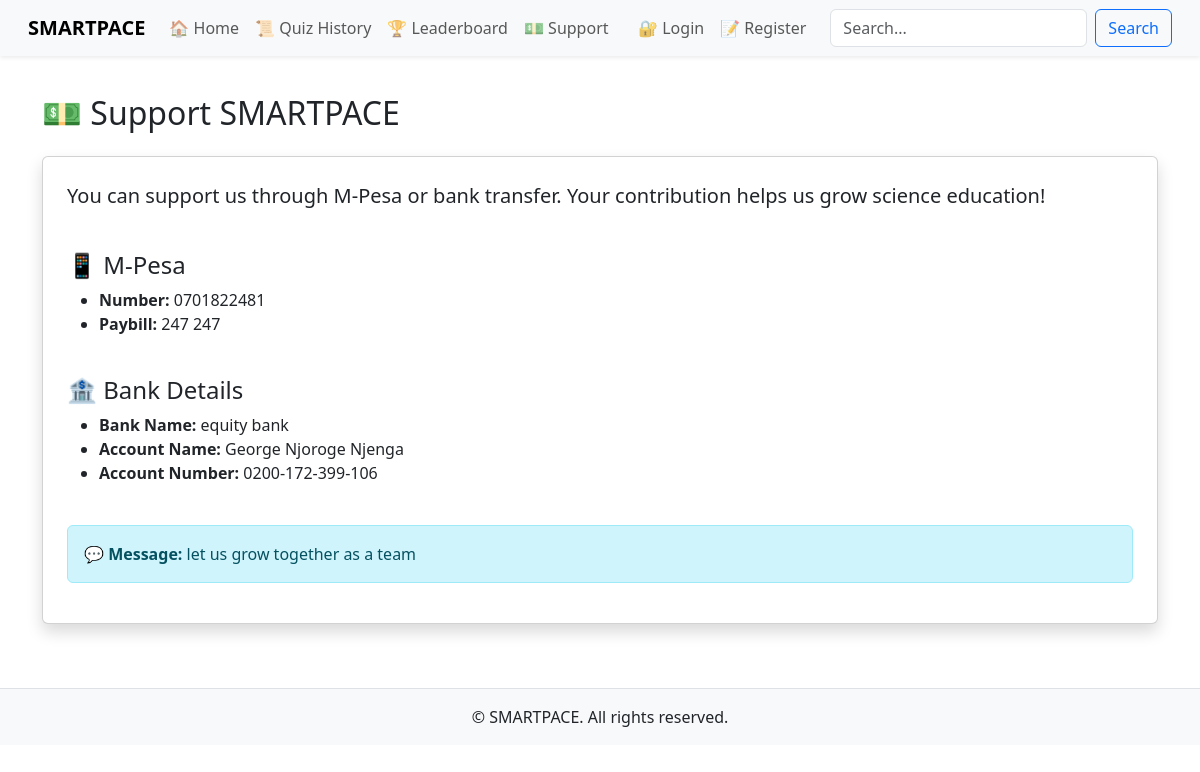
/support/, run on the app's committed database.
### core/models.py (models this page shows, shortened)
class SupportInfo(models.Model):
    mpesa_number = models.CharField(max_length=20, help_text="e.g. 0712345678")
    paybill_number = models.CharField(max_length=20, blank=True, null=True)
    bank_name = models.CharField(max_length=100)
    account_name = models.CharField(max_length=100)
    account_number = models.CharField(max_length=30)
    message = models.TextField(blank=True, help_text="Optional thank-you or donation message")

### core/views.py (the view)
# urls.py: path('support/', views.support_view, name='support'),
def support_view(request):
    support = SupportInfo.objects.first()
    return render(request, 'core/support.html', {'support': support})

### core/context_processors.py (called while the page is built)
def daily_fact(request):
    today = date.today()
    fact = DailyFact.objects.filter(date=today).first()
    return {'daily_fact': fact}

### core/templates/core/support.html
{% extends 'base.html' %}
{% block content %}
<h2 class="my-4">💵 Support SMARTPACE</h2>
{% if support %}
  <div class="card shadow p-4">
    <p class="lead">You can support us through M-Pesa or bank transfer. Your contribution helps us grow science education!</p>
    <h4 class="mt-4">📱 M-Pesa</h4>
    <ul>
      <li><strong>Number:</strong> {{ support.mpesa_number }}</li>
      {% if support.paybill_number %}
      <li><strong>Paybill:</strong> {{ support.paybill_number }}</li>
      {% endif %}
    </ul>
    <h4 class="mt-4">🏦 Bank Details</h4>
    <ul>
      <li><strong>Bank Name:</strong> {{ support.bank_name }}</li>
      <li><strong>Account Name:</strong> {{ support.account_name }}</li>
      <li><strong>Account Number:</strong> {{ support.account_number }}</li>
    </ul>
    {% if support.message %}
    <div class="alert alert-info mt-4">
      <strong>💬 Message:</strong> {{ support.message }}
    </div>
    {% endif %}
  </div>
{% else %}
  <p>No support details available at the moment.</p>
{% endif %}
{% endblock %}

### core/templates/base.html (style rules this page uses)
body { padding-top: 70px; }

### data on the page
SupportInfo: mpesa_number "0701822481", paybill_number "247 247", bank_name "equity bank", account_name "George Njoroge Njenga", account_number "0200-172-399-106", message "let us grow together as a team"
